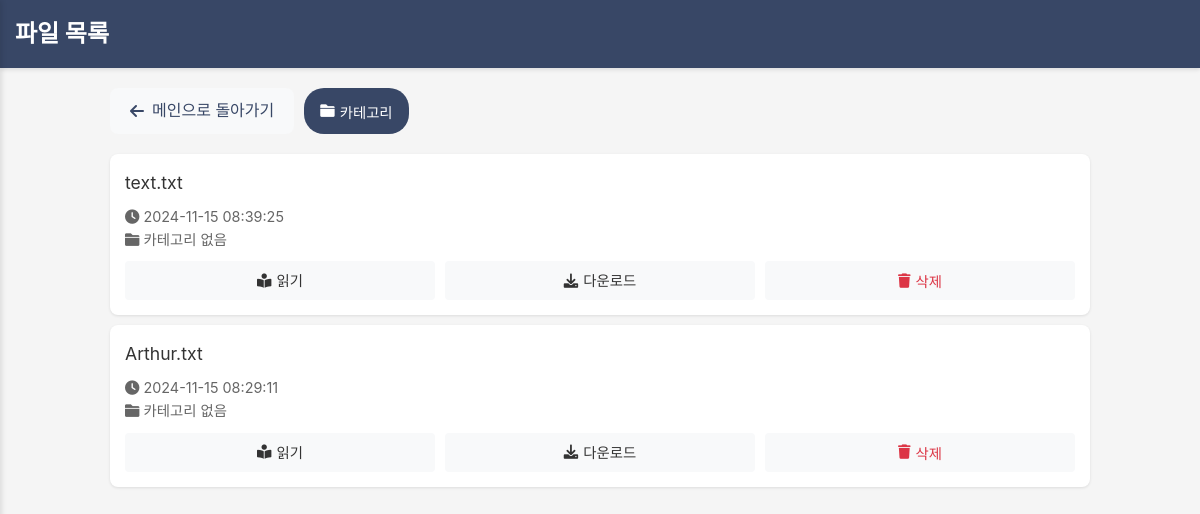
/list, run on an earlier commit of the app's database.
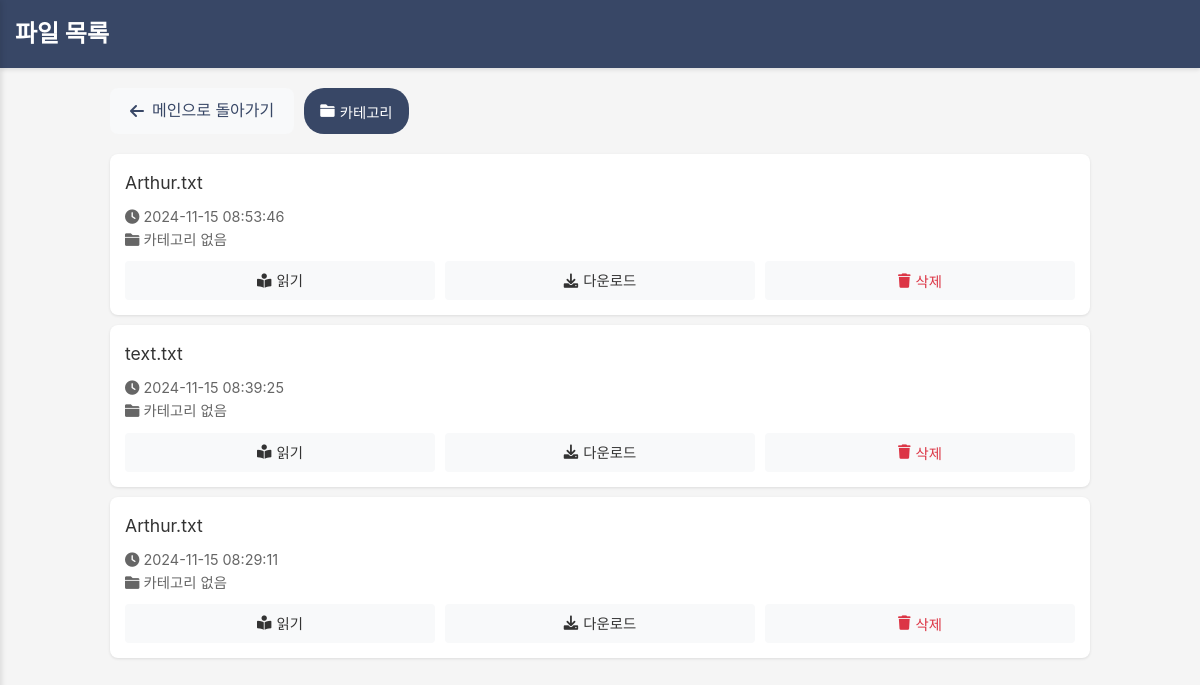
And on a later commit of the database.
### tables this page shows
CREATE TABLE files
            (id INTEGER PRIMARY KEY AUTOINCREMENT,
             filename TEXT NOT NULL,
             category_id INTEGER,
             upload_date TEXT NOT NULL,
             FOREIGN KEY (category_id) REFERENCES categories (id));

### app.py (the view)
@app.route('/list')
def list_files():
    category_id = request.args.get('category', type=int)
    category_tree = get_category_tree()
    with sqlite3.connect(DATABASE) as conn:
        c = conn.cursor()
        if category_id:
            category_path = get_category_path(category_id)
            c.execute('''
                SELECT files.*, categories.name, categories.path
                FROM files
                LEFT JOIN categories ON files.category_id = categories.id
                WHERE categories.path LIKE ?
                ORDER BY upload_date DESC
            ''', (f'{category_path}%',))
        else:
            c.execute('''
                SELECT files.*, categories.name, categories.path
                FROM files
                LEFT JOIN categories ON files.category_id = categories.id
                ORDER BY upload_date DESC
            ''')
        files = c.fetchall()
    return render_template('list.html', files=files, categories=category_tree, selected_category=category_id)

### app.py (called while the page is built, shortened)
def get_category_tree():
    with sqlite3.connect(DATABASE) as conn:
        c = conn.cursor()
        c.execute('SELECT id, name, parent_id, path, level FROM categories ORDER BY path')
        categories = c.fetchall()
        tree = []
        lookup = {}
        return tree

### templates/list.html (shortened to what this page needs)
<!DOCTYPE html>
<html>
<head>
    <link rel="stylesheet" href="https://cdnjs.cloudflare.com/ajax/libs/font-awesome/6.0.0/css/all.min.css">
</head>
<body>
    <div class="header">
        <h1>파일 목록</h1>
    </div>
    <div class="container">
        <div class="nav-links">
            <a href="{{ url_for('index') }}" class="back-button">
                <i class="fas fa-arrow-left"></i>
                메인으로 돌아가기
            </a>
            <button onclick="toggleCategory()" class="nav-btn">
                <i class="fas fa-folder"></i> 카테고리
            </button>
        </div>
        <div class="file-list">
            {% if files %}
                {% for file in files %}
                <div class="file-item">
                    <div class="file-title">{{ file[1] }}</div>
                    <div class="file-info">
                        <div><i class="fas fa-clock"></i> {{ file[3] }}</div>
                        <div><i class="fas fa-folder"></i> {{ file[4] or '카테고리 없음' }}</div>
                    </div>
                    <div class="file-actions">
                        <a href="{{ url_for('read_file', filename=file[1]) }}" class="action-btn">
                            <i class="fas fa-book-reader"></i> 읽기
                        </a>
                        <a href="{{ url_for('download_file', filename=file[1]) }}" class="action-btn">
                            <i class="fas fa-download"></i> 다운로드
                        </a>
                        <button onclick="deleteFile({{ file[0] }}, '{{ file[1] }}')" class="action-btn delete-btn">
                            <i class="fas fa-trash"></i> 삭제
                        </button>
                    </div>
                </div>
                {% endfor %}
            {% endif %}
        </div>
    </div>
</body>
</html>

### templates/list.html (style rules this page uses)
* { box-sizing: border-box; margin: 0; padding: 0; }
body { font-family: -apple-system, BlinkMacSystemFont, "Segoe UI", Roboto, Helvetica, Arial, sans-serif; margin: 0; padding: 0; background-color: #f5f5f5; line-height: 1.6; }
.header { background-color: #384766; color: white; padding: 15px; position: sticky; top: 0; z-index: 1000; box-shadow: 0 2px 4px rgba(0,0,0,0.1); }
.header h1 { font-size: 1.5rem; margin: 0; }
.container { max-width: 1000px; margin: 0 auto; padding: 10px; }
.nav-links { margin: 10px 0; display: flex; gap: 10px; }
.back-button { display: inline-flex; align-items: center; gap: 8px; padding: 10px 20px; background-color: #f8f9fa; color: #384766; text-decoration: none; border-radius: 8px; transition: background-color 0.3s ease; }
.nav-btn { padding: 8px 16px; background-color: #384766; color: white; text-decoration: none; border-radius: 20px; font-size: 0.9rem; display: flex; align-items: center; gap: 5px; border: none; cursor: pointer; transition: background-color 0.2s ease; }
.file-list { margin-top: 20px; }
.file-item { background-color: white; margin: 10px 0; padding: 15px; border-radius: 8px; box-shadow: 0 1px 3px rgba(0,0,0,0.1); }
.file-title { font-size: 1.1rem; margin-bottom: 8px; color: #333; word-break: break-all; }
.file-info { font-size: 0.9rem; color: #666; margin-bottom: 10px; }
.file-actions { display: flex; gap: 10px; margin-top: 10px; }
.action-btn { flex: 1; display: flex; align-items: center; justify-content: center; gap: 5px; padding: 8px; border: none; background-color: #f8f9fa; color: #333; text-decoration: none; border-radius: 4px; font-size: 0.9rem; cursor: pointer; transition: all 0.2s ease; }
.delete-btn { color: #dc3545; }

What changed in the data, as far as the page shows it:
added files: filename "Arthur.txt", upload_date "2024-11-15 08:53:46", file "카테고리 없음"
